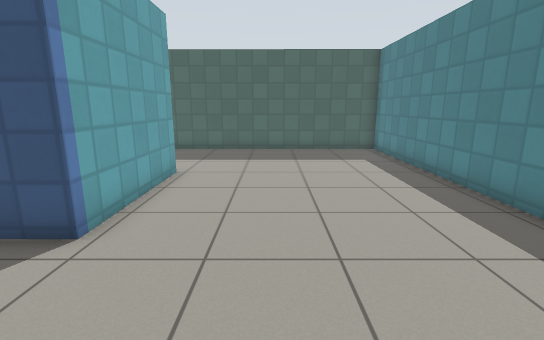
View 1 (above)

12 first-person views from a walk through a Gazebo world. The camera is 1.1 m above the floor, tilts 12° down and sees 85° across. The floor is counted in squares, 0.5 m on a side. Each view is taken from the middle of a square. On the plan, view 1 faces up. The plan holds only what a view shows up to about 18 squares ahead; the rest is blank. Gazebo's built-in surfaces are drawn with simple patterns.

View 2
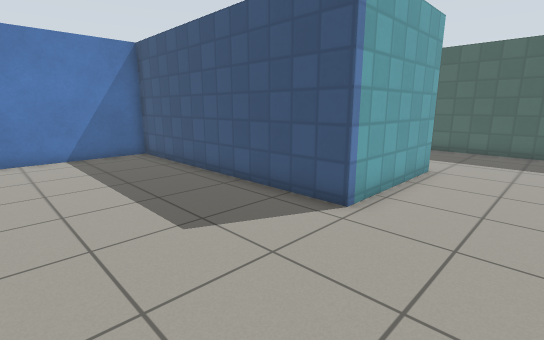

View 3
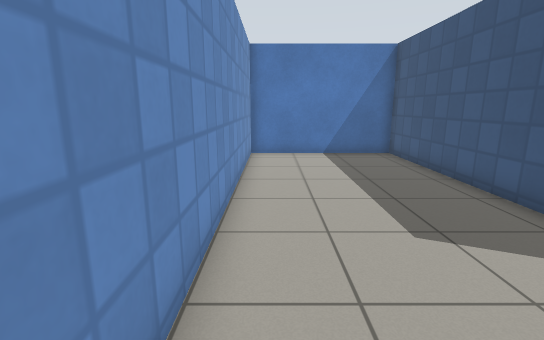

View 4
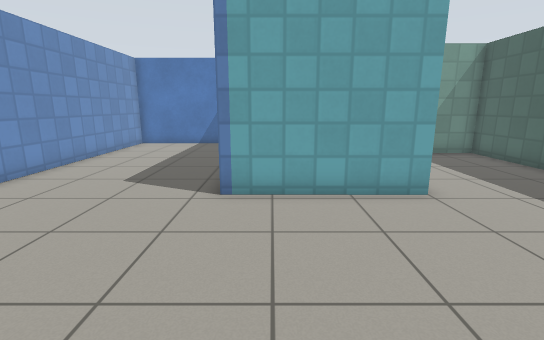

View 5
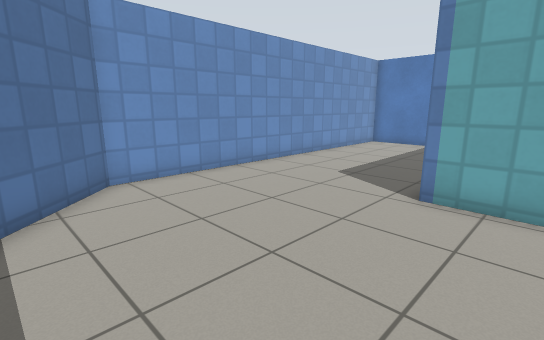

View 6
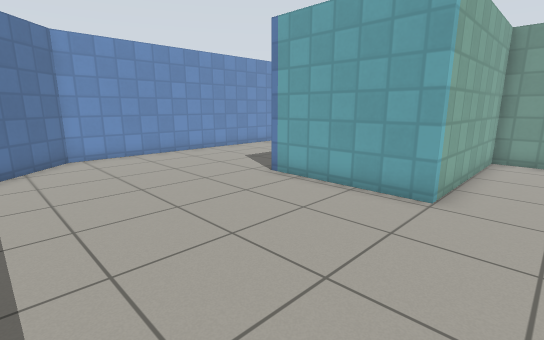

View 7
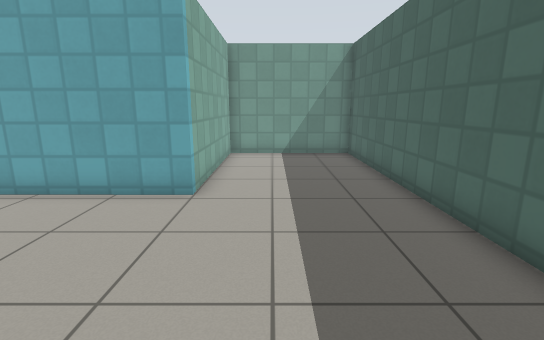

View 8
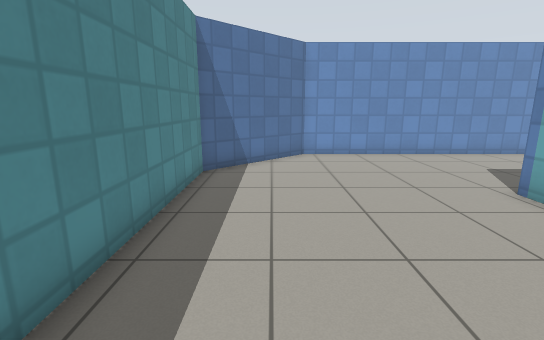

View 9
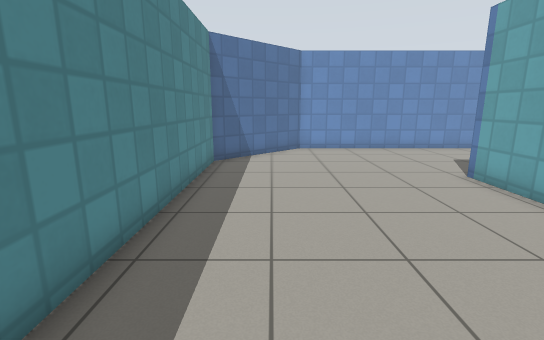

View 10
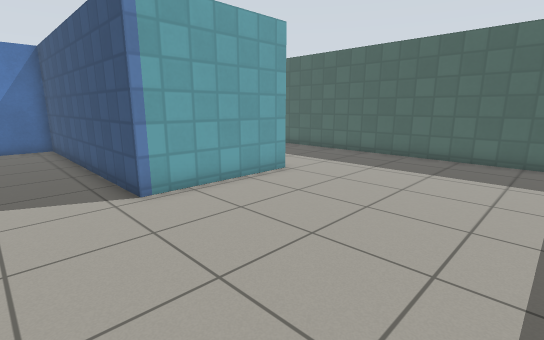

View 11
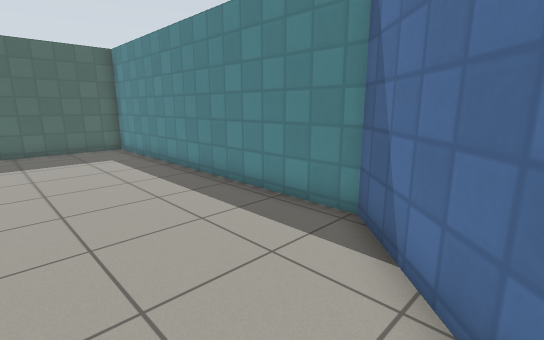

View 12
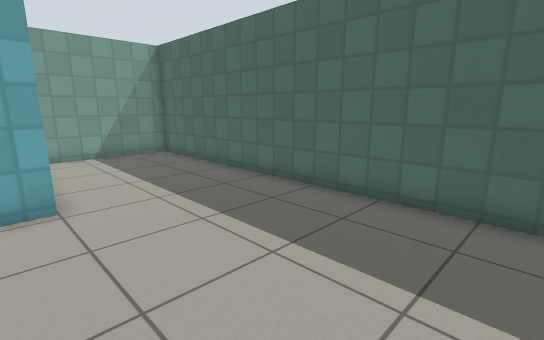

### Floor plan
Points are (right, up) in squares from view 1. A wall is a line through its corners. A room is listed if a view was taken in it or the views show most of it. See-through windows are left out.
Room 1 (views 1, 2, 3, 4, 5, 6, 7, 8, 9, 10, 11, 12)
walls: (-3.3, 4.7) (-14.3, 4.7) (-14.3, -2) (1.5, -2) (5.4, 1.9) (5.4, 15.7) (-10.3, 15.7) (-10.3, 10) (-3.3, 10) (-3.3, 4.7)

Positions as (right, up) in squares from view 1, and headings:
1: (0, 0), facing up
2: (0, -1), facing up-left
3: (0, -1), facing left
4: (4, 6), facing left
5: (4, 7), facing down-left
6: (4, 12), facing down-left
7: (4, 12), facing left
8: (3, 12), facing down
9: (3, 14), facing down
10: (4, 2), facing up-left
11: (0, -1), facing up-right
12: (4, 9), facing up-left
